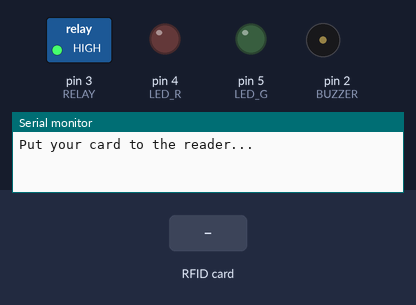
The sketch below on a simulated Arduino Uno, built with avr-gcc and run on an emulated ATmega328P. On the bench: switched loads named in the sketch (green lamp = pin HIGH), output pins drawn as LEDs (lit = HIGH), buzzer (waves = sounding), the last lines printed to the serial monitor. The test bench sets the inputs (shaded band). Pins used as bus, display or sensor lines are not drawn.

Above: at 1.2 s.
1.3 s: RFID card 04 9C 7C D2 BA 5D 80 held to the reader
At 2.6 s:
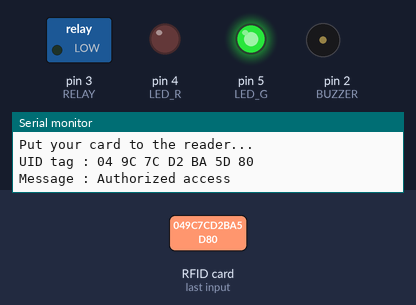
4.3 s: RFID card 5E 7A 19 C4 held to the reader
At 4.41 s:
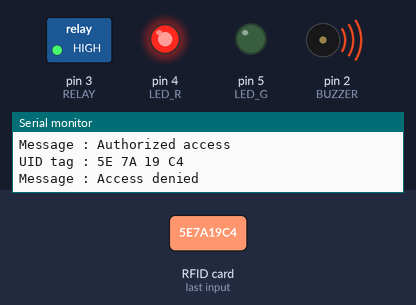
6.4 s: RFID card DA 30 5F 19 held to the reader
At 6.9 s:
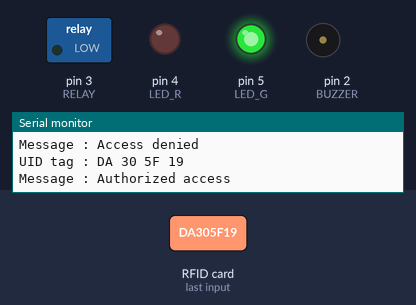
Timing chart, 0 to 9.9 s (numbered marks = the images above; inputs shaded):
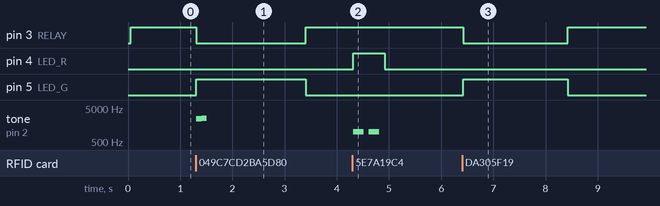

The sketch:

rfid_lock.ino
```cpp
// RFID Solenoid Lock

#include <SPI.h>
#include <MFRC522.h>

#define SS_PIN 10
#define RST_PIN 9
#define RESET_PIN 7 // pint to reset arduino
#define LED_G 5     // define green LED pin
#define LED_R 4     // define red LED
#define RELAY 3     // relay pin
#define BUZZER 2    // buzzer pin
#define ACCESS_DELAY 2000
#define DENIED_DELAY 300
MFRC522 mfrc522(SS_PIN, RST_PIN); // Create MFRC522 instance.

void setup()
{
  Serial.begin(9600); // Initiate a serial communication
  SPI.begin();        // Initiate  SPI bus
  mfrc522.PCD_Init(); // Initiate MFRC522
  pinMode(LED_G, OUTPUT);
  pinMode(LED_R, OUTPUT);
  pinMode(RELAY, OUTPUT);
  pinMode(BUZZER, OUTPUT);
  noTone(BUZZER);
  digitalWrite(RELAY, HIGH);

  digitalWrite(RESET_PIN, HIGH);
  pinMode(RESET_PIN, OUTPUT); // set reset pin as output

  Serial.println("Put your card to the reader...");
  Serial.println();
}

void loop()
{
  // Look for new cards
  if (!mfrc522.PICC_IsNewCardPresent())
  {
    return;
  }
  // Select one of the cards
  if (!mfrc522.PICC_ReadCardSerial())
  {
    return;
  }
  // Show UID on serial monitor
  Serial.print(F("UID tag :"));
  String content = "";
  byte letter;
  for (byte i = 0; i < mfrc522.uid.size; i++)
  {
    Serial.print(mfrc522.uid.uidByte[i] < 0x10 ? " 0" : " ");
    Serial.print(mfrc522.uid.uidByte[i], HEX);
    content.concat(String(mfrc522.uid.uidByte[i] < 0x10 ? " 0" : " "));
    content.concat(String(mfrc522.uid.uidByte[i], HEX));
  }
  Serial.println();
  Serial.print("Message : ");
  content.toUpperCase();
  if (content.substring(1) == "DA 30 5F 19" || content.substring(1) == "7A A4 F3 80" || content.substring(1) == "04 9C 7C D2 BA 5D 80" || content.substring(1) == "04 EE 7D D2 BA 5D 80") // change here the UID of the card/cards that you want to give access
  {
    if (content.substring(1) == "DA 30 5F 19" || content.substring(1) == "7A A4 F3 80")
    {
      grantAccessNoBuzzer();
    }
    else
    {
      grantAccessBuzzer();
    }
  }
  else if (content.substring(1) == "04 3E 7F D2 BA 5D 80")
  {
    bellBuzzer();
  }
  else if (content.substring(1,3) == "08") //workaround for apple wallet
  {
    grantAccessNoBuzzer();
  }
  else
  {
    denyAccess();
  }
  // Halt PICC
  mfrc522.PICC_HaltA();
  // Stop encryption on PCD
  mfrc522.PCD_StopCrypto1();
}

void grantAccessBuzzer()
{
  Serial.println("Authorized access");
  Serial.println();
  digitalWrite(RELAY, LOW);
  digitalWrite(LED_G, HIGH);
  tone(BUZZER, 2450, 100);
  delay(100);
  tone(BUZZER, 2500, 100);
  delay(ACCESS_DELAY);
  digitalWrite(RELAY, HIGH);
  digitalWrite(LED_G, LOW);
  resetArduino();
}

void grantAccessNoBuzzer()
{
  Serial.println("Authorized access");
  Serial.println();
  digitalWrite(RELAY, LOW);
  digitalWrite(LED_G, HIGH);
  delay(ACCESS_DELAY);
  digitalWrite(RELAY, HIGH);
  digitalWrite(LED_G, LOW);
  resetArduino();
}

void denyAccess()
{
  Serial.println("Access denied");
  digitalWrite(LED_R, HIGH);
  tone(BUZZER, 1000, 200);
  delay(DENIED_DELAY);
  tone(BUZZER, 1000, 200);
  delay(DENIED_DELAY);
  digitalWrite(LED_R, LOW);
  noTone(BUZZER);
  resetArduino();
}

void bellBuzzer()
{
  Serial.println("Ringing Bell");
  tone(BUZZER, 100);
  delay(1000);
  noTone(BUZZER);
  resetArduino();
}

void resetArduino()
{
  digitalWrite(RESET_PIN, LOW);
}
```

Measured:
- after the input at 1.3 s, pin 3 (RELAY): HIGH → LOW at once, → HIGH 2.1 s later; pin 5 (LED_G): LOW → HIGH at once, → LOW 2.1 s later; tone on pin 2 (BUZZER): silent → 2450 Hz at once, → 2500 Hz 0.10 s later, → silent 0.10 s later
- after the input at 4.3 s, pin 4 (LED_R): LOW → HIGH at once, → LOW 0.60 s later; tone on pin 2 (BUZZER): alternates 1000 Hz for 0.20 s and silent for 0.10 s, 4 changes in all, then stays silent, starting at once
- after the input at 6.4 s, pin 3 (RELAY): HIGH → LOW at once, → HIGH 2.0 s later; pin 5 (LED_G): LOW → HIGH at once, → LOW 2.0 s later
